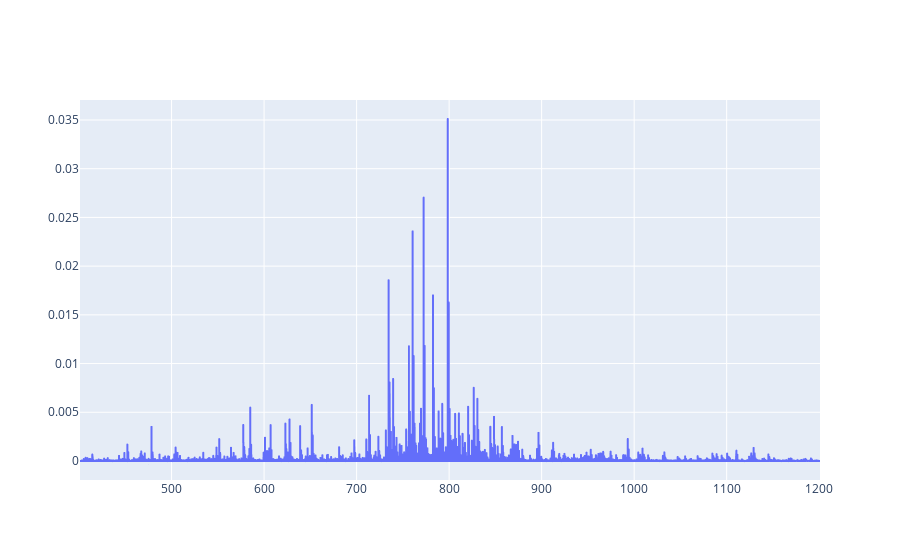

Notebook source saved alongside this figure:
### Code cell
from lbae.modules.tools.spectra import reduce_resolution_sorted_array_spectra

array_averaged_mz_intensity_low_res = reduce_resolution_sorted_array_spectra(
         data.get_array_avg_spectrum(slice_index=1), resolution=10 ** -2
    )

fig = go.Figure([go.Scattergl(x=array_averaged_mz_intensity_low_res[0,:], y=array_averaged_mz_intensity_low_res[1,:])], )
fig.show(config=dict(displayModeBar=False))

### Figure 1 — Plotly figure (JSON) as saved in the notebook; plotly's stock layout.template omitted (floating-point values rounded to 4 significant figures; data arrays with more than 128 entries replaced by an {"elided": "..."} marker saying what was removed)
{"data": [{"type": "scattergl", "x": {"elided": "17873 float values"}, "y": {"elided": "17873 float values"}}], "layout": {}}
